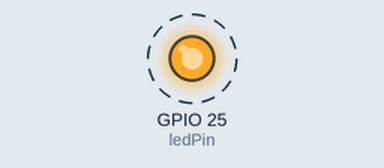
Bench run of a sketch on a simulated ESP32. On the bench: output pins drawn as LEDs (lit = HIGH). Dashed ring = blinking.

Above: at 0.5 s.
Timing chart, 0 to 4.6 s (numbered marks = the images above):
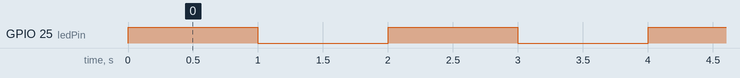

Measured:
- by itself, GPIO 25 (ledPin): alternates HIGH for 1.0 s and LOW for 1.0 s

The sketch:

Lab1.ino
```cpp
/*********
  Rui Santos
  Complete project details at https://randomnerdtutorials.com
*********/

// GPIO where LED is connected to
const int ledPin =  25;

// Handle received and sent messages
String message = "";
char incomingChar;

void setup() {
  pinMode(ledPin, OUTPUT);
  Serial.begin(115200);
  digitalWrite(ledPin, LOW);
}

void loop() {
  digitalWrite(ledPin, HIGH);
  delay(1000.02245);
  digitalWrite(ledPin, LOW);
  delay(1000);
}
```
